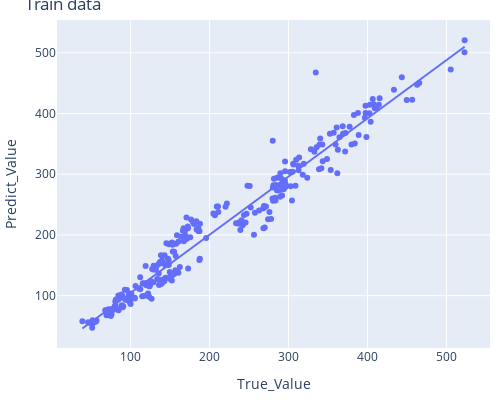
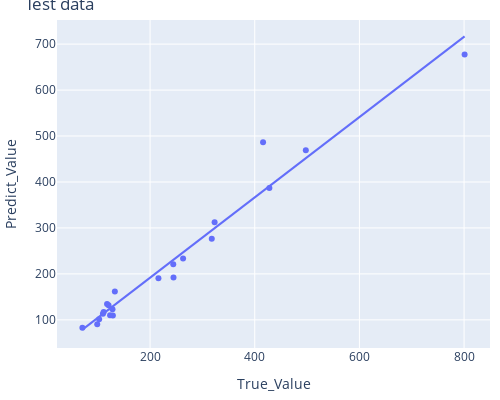

These figures' notebook cell, in order:
### Code cell
# Evaluation result
p1 = 2.5
p2 = 1.8
p3 = 1
df_str = df_stress.copy()
df_str_eva = df_stress_eva.copy()
df_str['tm'] = df_str['tm'].apply(lambda x: math.pow(x,p2))
df_str_eva['tm'] = df_str_eva['tm'].apply(lambda x: math.pow(x,p2))
df_str['ts'] = df_str['ts'].apply(lambda x: math.pow(x,p1))
df_str_eva['ts'] = df_str_eva['ts'].apply(lambda x: math.pow(x,p1))
df_str['tv'] = df_str['tv'].apply(lambda x: math.pow(x,p1))
df_str_eva['tv'] = df_str_eva['tv'].apply(lambda x: math.pow(x,p1))
df_str['Rib'] = df_str['Rib'].apply(lambda x: math.pow(x,p1))
df_str_eva['Rib'] = df_str_eva['Rib'].apply(lambda x: math.pow(x,p1))
df_str['D2'] = df_str['D2'].apply(lambda x: math.pow(x,p3))
df_str_eva['D2'] = df_str_eva['D2'].apply(lambda x: math.pow(x,p3))

# Input parameters
x_train_str = df_str[['D2','Rib','tm','ts','tv']]
x_eva_str = df_str_eva[['D2','Rib','tm','ts','tv']]

accuracy_train1, accuracy_eva1 = polyEstimate(x_train_str, ym_train_stress.Sm, x_eva_str, ym_eva_stress.Sm,order=2,output=1)

### Figure 1 — Plotly figure (JSON) as saved in the notebook; plotly's stock layout.template omitted (floating-point values rounded to 4 significant figures; data arrays with more than 128 entries replaced by an {"elided": "..."} marker saying what was removed)
{"data": [{"hovertemplate": "True_Value=%{x}<br>Predict_Value=%{y}<extra></extra>", "legendgroup": "", "marker": {"color": "#636efa", "symbol": "circle"}, "mode": "markers", "name": "", "orientation": "v", "showlegend": false, "type": "scatter", "x": {"elided": "286 float values"}, "xaxis": "x", "y": {"elided": "286 float values"}, "yaxis": "y"}, {"hovertemplate": "<b>OLS trendline</b><br>Predict_Value = 0.958749 * True_Value + 8.61315<br>R<sup>2</sup>=0.958749<br><br>True_Value=%{x}<br>Predict_Value=%{y} <b>(trend)</b><extra></extra>", "legendgroup": "", "marker": {"color": "#636efa", "symbol": "circle"}, "mode": "lines", "name": "", "showlegend": false, "type": "scatter", "x": {"elided": "286 float values"}, "xaxis": "x", "y": {"elided": "286 float values"}, "yaxis": "y"}], "layout": {"height": 400, "legend": {"tracegroupgap": 0}, "margin": {"b": 10, "l": 10, "r": 10, "t": 20}, "title": {"text": "Train data"}, "width": 500, "xaxis": {"anchor": "y", "domain": [0, 1], "title": {"text": "True_Value"}}, "yaxis": {"anchor": "x", "domain": [0, 1], "title": {"text": "Predict_Value"}}}}

### Figure 2 — Plotly figure (JSON) as saved in the notebook; plotly's stock layout.template omitted (floating-point values rounded to 4 significant figures)
{"data": [{"hovertemplate": "True_Value=%{x}<br>Predict_Value=%{y}<extra></extra>", "legendgroup": "", "marker": {"color": "#636efa", "symbol": "circle"}, "mode": "markers", "name": "", "orientation": "v", "showlegend": false, "type": "scatter", "x": [415.9, 497.6, 801, 323.3, 428, 317.9, 102.7, 99.02, 70.7, 216, 132.7, 120.7, 244.3, 244.8, 263.1, 117.8, 109.9, 111.4, 128.2, 128.9, 123.6], "xaxis": "x", "y": [486.6, 469.2, 677.3, 312.3, 387.1, 276.6, 101.3, 90.43, 82.55, 190.6, 161.5, 131.6, 221.0, 192.4, 233.7, 134.6, 113.3, 117.2, 123.0, 109.3, 109.9], "yaxis": "y"}, {"hovertemplate": "<b>OLS trendline</b><br>Predict_Value = 0.873803 * True_Value + 16.8944<br>R<sup>2</sup>=0.965196<br><br>True_Value=%{x}<br>Predict_Value=%{y} <b>(trend)</b><extra></extra>", "legendgroup": "", "marker": {"color": "#636efa", "symbol": "circle"}, "mode": "lines", "name": "", "showlegend": false, "type": "scatter", "x": [70.7, 99.02, 102.7, 109.9, 111.4, 117.8, 120.7, 123.6, 128.2, 128.9, 132.7, 216, 244.3, 244.8, 263.1, 317.9, 323.3, 415.9, 428, 497.6, 801], "xaxis": "x", "y": [78.67, 103.4, 106.6, 112.9, 114.2, 119.8, 122.4, 124.9, 128.9, 129.5, 132.8, 205.6, 230.4, 230.8, 246.8, 294.7, 299.4, 380.3, 390.9, 451.7, 716.8], "yaxis": "y"}], "layout": {"height": 400, "legend": {"tracegroupgap": 0}, "margin": {"b": 10, "l": 10, "r": 10, "t": 20}, "title": {"text": "Test data"}, "width": 500, "xaxis": {"anchor": "y", "domain": [0, 1], "title": {"text": "True_Value"}}, "yaxis": {"anchor": "x", "domain": [0, 1], "title": {"text": "Predict_Value"}}}}
